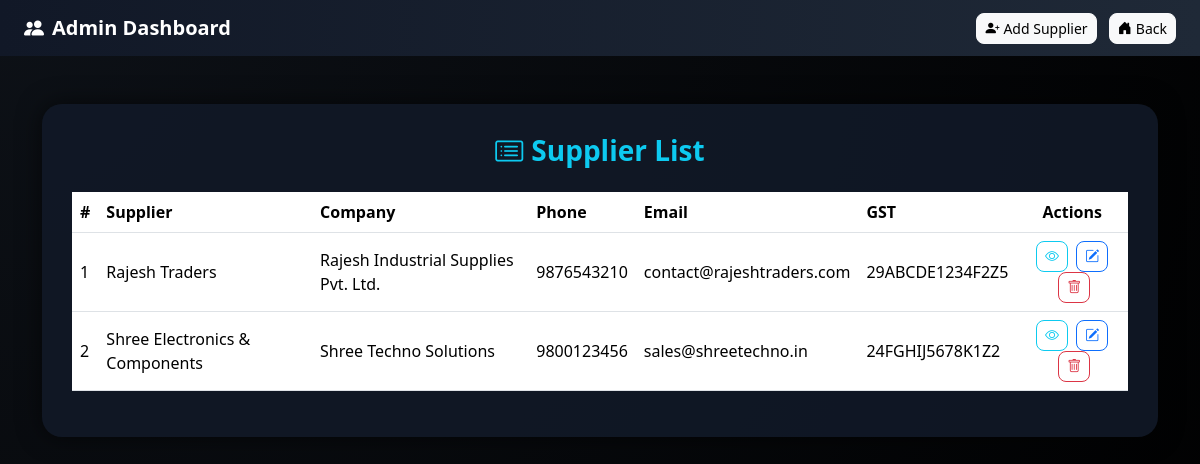
The page /suppliers/ (signed in) on the database its author committed.
### app/models.py (models this page shows, shortened)
class Supplier(models.Model):
    supplier_name = models.CharField(max_length=150)
    company_name = models.CharField(max_length=200, blank=True, null=True)
    email = models.EmailField(blank=True, null=True)
    phone = models.CharField(max_length=20)
    alt_phone = models.CharField(max_length=20, blank=True, null=True)
    gst_number = models.CharField(max_length=50, blank=True, null=True)
    pan_number = models.CharField(max_length=50, blank=True, null=True)
    address = models.TextField(blank=True, null=True)
    city = models.CharField(max_length=100, blank=True, null=True)
    state = models.CharField(max_length=100, blank=True, null=True)
    country = models.CharField(max_length=100, default="India")
    postal_code = models.CharField(max_length=15, blank=True, null=True)
    bank_name = models.CharField(max_length=150, blank=True, null=True)
    account_number = models.CharField(max_length=50, blank=True, null=True)
    ifsc_code = models.CharField(max_length=20, blank=True, null=True)
    branch = models.CharField(max_length=100, blank=True, null=True)
    website = models.CharField(max_length=150, blank=True, null=True)
    notes = models.TextField(blank=True, null=True)
    class Meta:
        ordering = ["supplier_name"]

### app/views.py (the view)
# urls.py: path("suppliers/", views.supplier_list, name="supplier_list"),
@login_required
def supplier_list(request):
    suppliers = Supplier.objects.all()
    return render(request, "supplier_list.html", {"suppliers": suppliers})

### project/templates/supplier_list.html (shortened to what this page needs)
{% load static %}
<!DOCTYPE html>
<html lang="en">
<head>
  <link href="https://cdn.jsdelivr.net/npm/bootstrap@5.3.3/dist/css/bootstrap.min.css" rel="stylesheet">
  <link href="https://cdn.jsdelivr.net/npm/bootstrap-icons@1.11.3/font/bootstrap-icons.css" rel="stylesheet">
</head>
<body>
  <nav class="navbar navbar-expand-lg px-4">
    <span class="navbar-brand fw-bold">
      <i class="bi bi-people-fill me-2"></i>Admin Dashboard
    </span>
    <div class="ms-auto">
      <a href="{% url 'supplier_add' %}" class="btn btn-light btn-sm me-2 action-btn">
        <i class="bi bi-person-plus-fill me-1"></i>Add Supplier
      </a>
      <a href="{% url 'admin_home' %}" class="btn btn-light btn-sm action-btn">
        <i class="bi bi-house-door-fill me-1"></i>Back
      </a>
    </div>
  </nav>
  <div class="container mt-5">
    <div class="table-container">
      <h3 class="text-center fw-bold mb-4 text-info">
        <i class="bi bi-card-list me-2"></i>Supplier List
      </h3>
      <div class="table-responsive">
        <table class="table align-middle text-light table-hover">
          <thead>
            <tr>
              <th>#</th>
              <th>Supplier</th>
              <th>Company</th>
              <th>Phone</th>
              <th>Email</th>
              <th>GST</th>
              <th class="text-center">Actions</th>
            </tr>
          </thead>
          <tbody>
            {% for s in suppliers %}
            <tr>
              <td>{{ forloop.counter }}</td>
              <td>{{ s.supplier_name }}</td>
              <td>{{ s.company_name|default:"—" }}</td>
              <td>{{ s.phone }}</td>
              <td>{{ s.email|default:"—" }}</td>
              <td>{{ s.gst_number|default:"—" }}</td>
              <td class="text-center">
                <button type="button"
                  class="btn btn-sm btn-outline-info action-btn"
                  data-bs-toggle="modal"
                  data-bs-target="#supplierViewModal"
                  data-id="{{ s.id }}"
                  data-name="{{ s.supplier_name|escapejs }}"
                  data-company="{{ s.company_name|default:'—'|escapejs }}"
                  data-email="{{ s.email|default:'—' }}"
                  data-phone="{{ s.phone }}"
                  data-alt="{{ s.alt_phone|default:'—' }}"
                  data-address="{{ s.address|escapejs }}"
                  data-city="{{ s.city|default:'—' }}"
                  data-state="{{ s.state|default:'—' }}"
                  data-country="{{ s.country }}"
                  data-postal="{{ s.postal_code|default:'—' }}"
                  data-gst="{{ s.gst_number|default:'—' }}"
                  data-pan="{{ s.pan_number|default:'—' }}"
                  data-bank="{{ s.bank_name|default:'—' }}"
                  data-ac="{{ s.account_number|default:'—' }}"
                  data-ifsc="{{ s.ifsc_code|default:'—' }}"
                  data-branch="{{ s.branch|default:'—' }}"
                  data-website="{{ s.website|default:'—' }}"
                  data-notes="{{ s.notes|default:'—'|escapejs }}"
                >
                  <i class="bi bi-eye"></i>
                </button>
                <a href="{% url 'supplier_edit' s.id %}" class="btn btn-sm btn-outline-primary ms-1 action-btn">
                  <i class="bi bi-pencil-square"></i>
                </a>
                <a href="{% url 'supplier_delete' s.id %}"
                  class="btn btn-sm btn-outline-danger ms-1 action-btn"
                  onclick="return confirm('Delete this supplier?');">
                  <i class="bi bi-trash"></i>
                </a>
              </td>
            </tr>
            {% empty %}
            <tr>
              <td colspan="8" class="text-center text-muted py-4">
                <i class="bi bi-info-circle me-1"></i>No suppliers found.
              </td>
            </tr>
            {% endfor %}
          </tbody>
        </table>
      </div>
    </div>
  </div>
</body>
</html>

### project/templates/supplier_list.html (style rules this page uses)
body { background: radial-gradient(circle at top left, #0d1117, #000); color: #e5e7eb; font-family: 'Segoe UI', sans-serif; min-height: 100vh; }
nav.navbar { background: linear-gradient(90deg, #111827, #1f2937); }
.navbar-brand { color: #fff !important; }
.table-container { background: rgba(17, 24, 39, 0.92); border-radius: 20px; padding: 30px; box-shadow: 0 0 25px rgba(0, 0, 0, 0.6); }
thead tr { background: #0f3d5e; color: #fff; }
tbody tr { background: rgba(31, 41, 55, 0.85); transition: .25s ease; }
.action-btn { border-radius: 8px !important; }

### rows shown on the page
Supplier: supplier_name "Rajesh Traders", company_name "Rajesh Industrial Supplies Pvt. Ltd.", phone "9876543210", email "contact@rajeshtraders.com", gst_number "29ABCDE1234F2Z5"
Supplier: supplier_name "Shree Electronics & Components", company_name "Shree Techno Solutions", phone "9800123456", email "sales@shreetechno.in", gst_number "24FGHIJ5678K1Z2"
